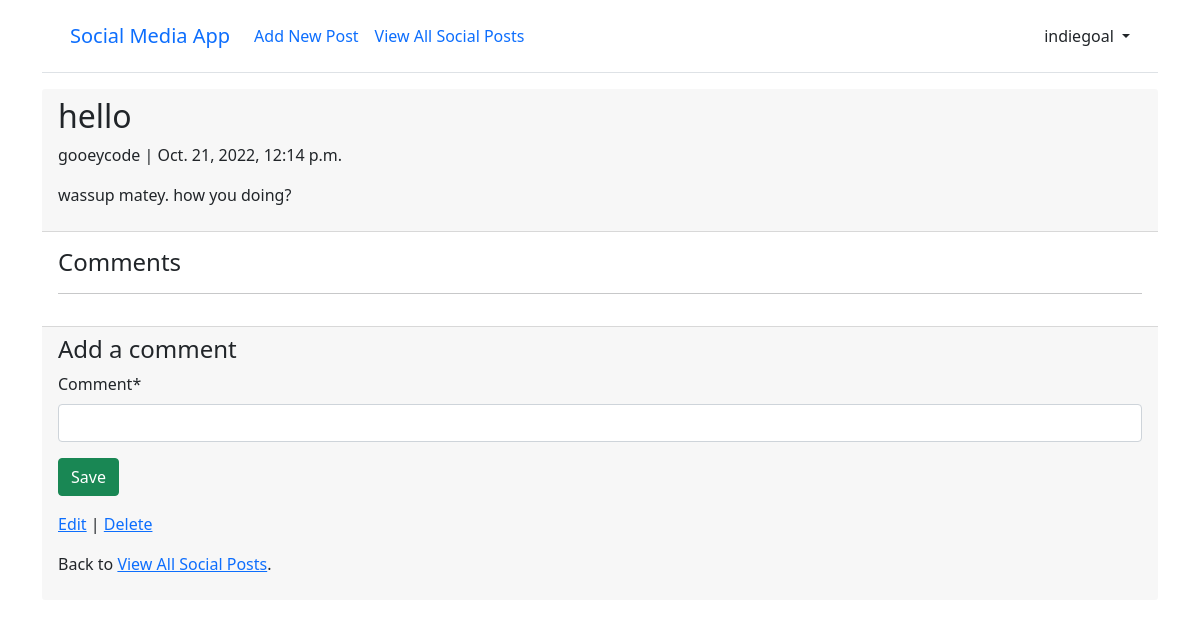
/socialpost/1/ (signed in), run on an earlier commit of the app's database.
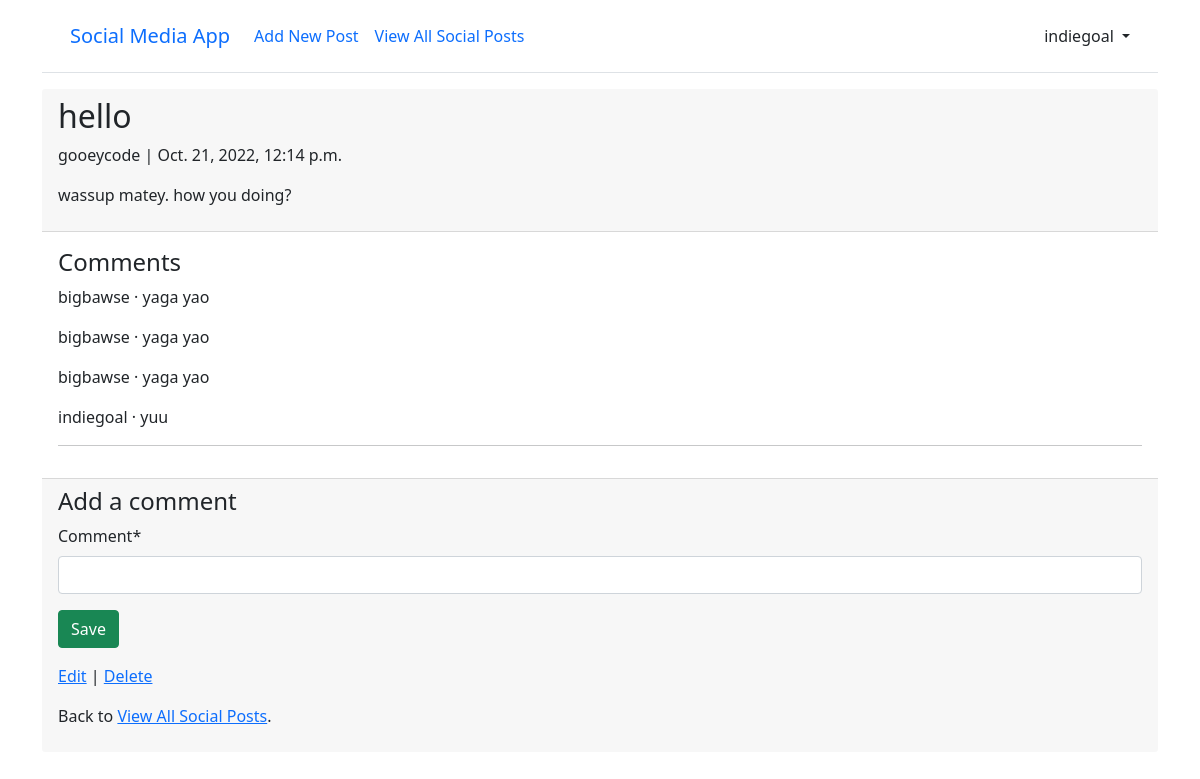
And on a later commit of the database.
### socialpost/models.py (models this page shows, shortened)
class Comment(models.Model):
    socialpost = models.ForeignKey(SocialPost, on_delete=models.CASCADE)
    comment = models.CharField(max_length=200)
    author = models.ForeignKey(settings.AUTH_USER_MODEL,
                            on_delete=models.CASCADE,)
    def __str__(self):
        return self.comment

### accounts/models.py (models this page shows)
class CustomUser(AbstractUser):
    age = models.PositiveIntegerField(null=True, blank=True)
    tagline = models.CharField(max_length=200, null='', blank=True)

### socialpost/views.py (the view, shortened to what this page needs)
# urls.py: path('<int:pk>/', SocialPostDetailView.as_view(), name='socialpost_detail'),
class SocialPostDetailView(LoginRequiredMixin, View):
    def get(self, request, *args, **kwargs):
        view = CommentGet.as_view()
        return view(request, *args, **kwargs)

### socialpost/forms.py
class CommentForm(forms.ModelForm):
    class Meta:
            model = Comment
            fields = ('comment',)

### socialpost/views.py (called while the page is built)
    def get_context_data(self, **kwargs):
        context = super().get_context_data(**kwargs)
        context['form'] = CommentForm()
        return context

### templates/socialpost_detail.html
{% extends 'base.html' %}
{% load crispy_forms_tags  %}
{% block content %}
<div class="container">
    <div class="card-header">
    <div class="socialpost-entry">
        <h2> {{ socialpost.title }}</h2>
        <p> {{ socialpost.author }} | {{ socialpost.date }}</p>
        <p> {{ socialpost.body }}</p>
    </div>
    </div>
    <div class="card-body">
    <h4>Comments</h4>
        {% for comment in socialpost.comment_set.all %}
            <p>{{ comment.author }} &middot; {{ comment }}</p>
        {% endfor %}
    <hr>
    </div>
    <div class="card-footer">
        <h4>Add a comment</h4>
            <form action="" method="post">{% csrf_token %}
                {{ form|crispy }}
                <button class="btn btn-success ml-2" type="submit">Save</button>
            </form>
        <p><a href="{% url 'socialpost_edit' socialpost.pk %}">Edit</a> |
        <a href="{% url 'socialpost_delete' socialpost.pk %}">Delete</a></p>
        <p>Back to <a href="{% url 'socialpost_list' %}">View All Social Posts</a>.</p>
    </div>
</div>
{% endblock content %}

What changed in the data, as far as the page shows it:
added Comment: author "bigbawse", comment "yaga yao"
added Comment: author "bigbawse", comment "yaga yao"
added Comment: author "bigbawse", comment "yaga yao"
added Comment: author "indiegoal", comment "yuu"
